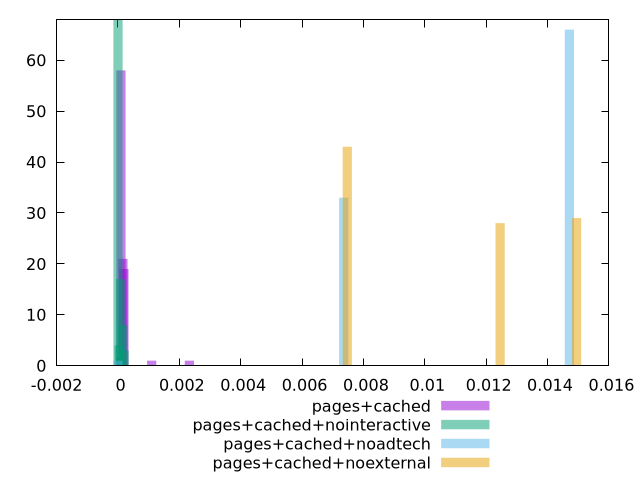

This chart was generated by the following gnuplot code:
$_pagesCached <<EOF
0.0010987643426186302 1
0.002326795078486511 1
0.00016158299156156326 21
0.00009694979493693795 58
0.0001938995898738759 19
EOF
$_pagesCachedNointeractive <<EOF
0.00016044702618146583 8
0.00008022351309073291 17
0.00020055878272683228 3
0 68
0.000040111756545366457 4
EOF
$_pagesCachedNoadtech <<EOF
0.007356349791613984 33
0.014712699583227969 66
0 1
EOF
$_pagesCachedNoexternal <<EOF
0.007473435844343016 43
0.012455726407238361 28
0.014946871688686032 29
EOF
set key outside below
set terminal pngcairo
set output "report_00004_2020-11-02T20-21-41.718Z/largest-contentful-paint/largest-contentful-paint_pages+cached_pages+cached+nointeractive_pages+cached+noadtech_pages+cached+noexternal+hist.png"
set boxwidth 0.00029893743377372065
set style fill transparent solid 0.5 noborder
set yrange [0:68]
plot $_pagesCached title "pages+cached" with boxes ,$_pagesCachedNointeractive title "pages+cached+nointeractive" with boxes ,$_pagesCachedNoadtech title "pages+cached+noadtech" with boxes ,$_pagesCachedNoexternal title "pages+cached+noexternal" with boxes ,
